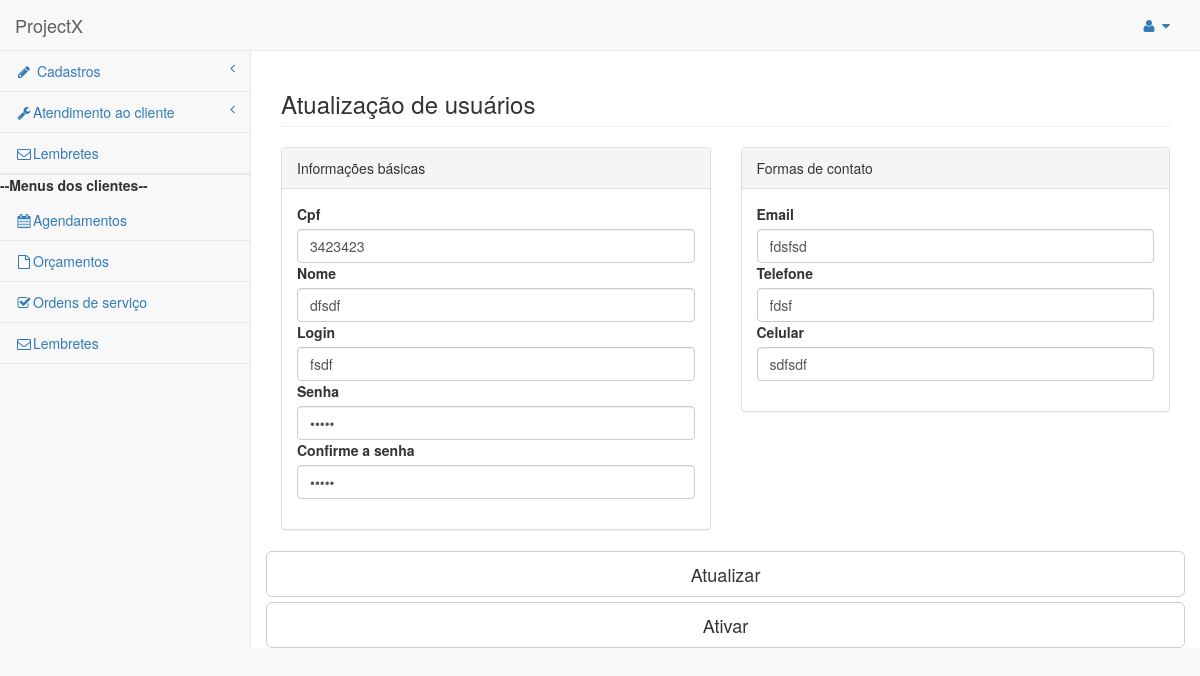
Screenshot of /pages/edit_usuarios.php?id=8 with the database file from the repository.
### tables this page shows
CREATE TABLE `usuarios` (
  `id` int(10) UNSIGNED NOT NULL,
  `cpf` varchar(14) NOT NULL,
  `nome` varchar(120) NOT NULL,
  `login` varchar(24) NOT NULL,
  `senha` varchar(120) NOT NULL,
  `email` varchar(120) NOT NULL,
  `telefone` varchar(14) DEFAULT NULL,
  `celular` varchar(14) DEFAULT NULL,
  `status` char(1) NOT NULL DEFAULT 'A',
  `data_cadastro` datetime NOT NULL DEFAULT CURRENT_TIMESTAMP
);

### pages/edit_usuarios.php (the view, shortened to what this page needs)
 <?php include 'navbar.php';
 include  "../processa/conecta.php";
 $id_usuario = $_GET['id'];
 $sql = $mysqli->prepare('select id,cpf,nome,login,senha,email,telefone,celular,status from usuarios where id=?');
$sql->bind_param('i',$id_usuario);
 $sql->execute();
 $sql->bind_result($id,$cpf,$nome,$login,$senha,$email,$telefone,$celular,$status);
 ?>
 <div class="row">
  <div class="col-lg-12">
    <h3 class="page-header">Atualização de usuários</h3>
  </div>
 </div>
<form id='usuario'>
      <div class="row">
        <div class="col-lg-6">
          <div class="panel panel-default">
            <div class="panel-heading">
              Informações básicas
            </div>
            <div class="panel-body">
              <div class="row">
                <div class="col-lg-12">
                  <div class="form-group">
                      <label>Cpf</label>
              <input id="cpd" name="cpf" class="form-control" value=<?php echo "$cpf"?>>
              <label>Nome</label>
              <input id="nome" name="nome" class="form-control" value=<?php echo "$nome"?>>
              <label>Login</label>
              <input id="login" name="login" class="form-control" value=<?php echo "$login"?>>
              <label>Senha</label>
              <input id="senha" name="senha" type='password' class="form-control" value=<?php echo "$senha"?>>
              <label>Confirme a senha</label>
              <input id="c_senha" name="c_senha" type='password' class="form-control" value=<?php echo "$senha"?>>
                  </div>
                </div>
              </div>
            </div>
          </div>
        </div>
        <div class="col-lg-6">
          <div class="panel panel-default">
            <div class="panel-heading">
              Formas de contato
            </div>
            <div class="panel-body">
              <div class="row">
                <div class="col-lg-12">
                  <div class="form-group">
                  <label>Email</label>
              <input id="email" name="email" class="form-control" value=<?php echo "$email"?>>
              <label>Telefone</label>
              <input id="telefone" name="telefone" class="form-control" value=<?php echo "$telefone"?>>
              <label>Celular</label>
              <input id="celular" name="celular" class="form-control" value=<?php echo "$celular"?>>
                  </div>
                </div>
              </div>
            </div>
        </div>
 </div>
    <div class='col-lg-12' id='resultado'></div>
    <button id='submit_edit_usr' type="submit" class="btn btn-default btn-lg btn-block">Atualizar</button>
    <?php
      if($status == 'A'){
      echo "<button  id='submit_inat_usr' type='submit' class='btn btn-default btn-lg btn-block'>Inativar</button>";}
     else{
echo "<button  id='submit_ativar_usr' type='submit' class='btn btn-default btn-lg btn-block'>Ativar</button>";
     };
     ?>
  </div>
</form>
 </div>
</body>
</html>

### rows the page displays
usuarios: cpf "3423423", nome "dfsdf", login "fsdf", email "fdsfsd", telefone "fdsf", celular "sdfsdf"
